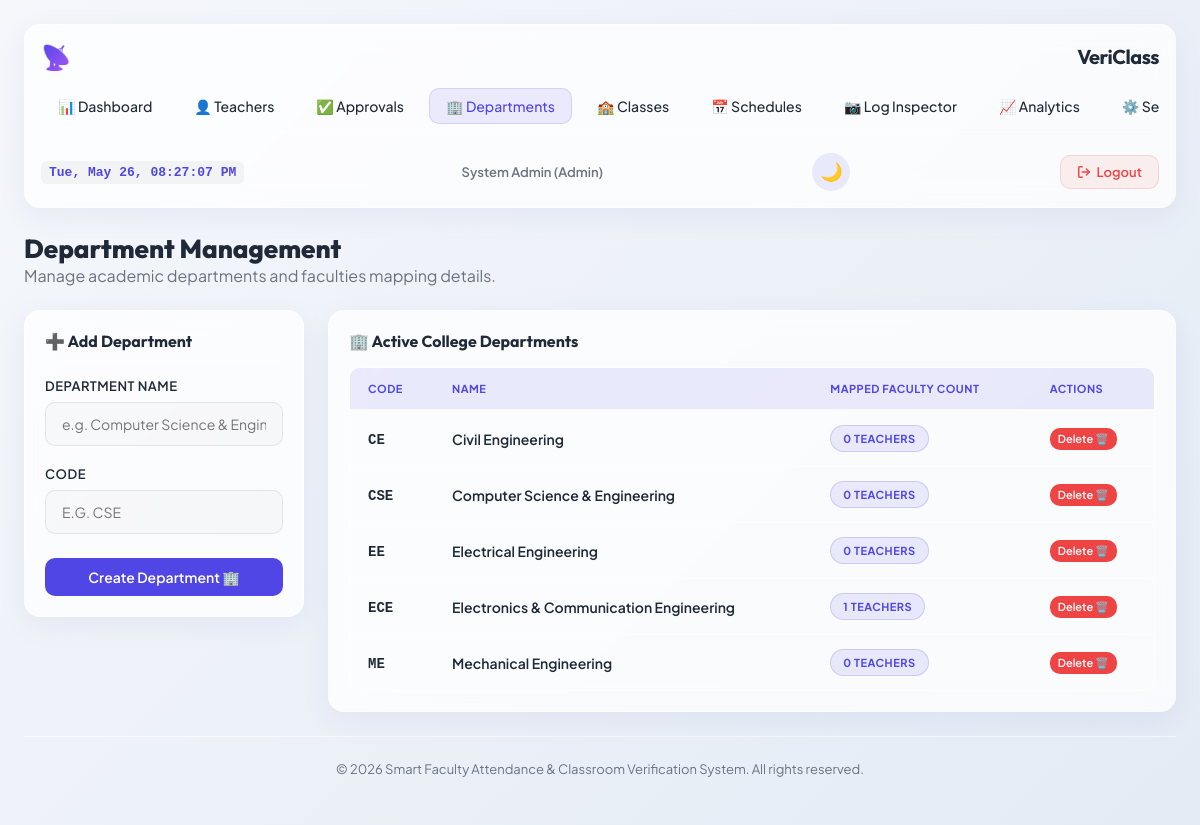
/admin/departments (signed in), run on the app's committed database.
### models.py (models this page shows, shortened)
class Department(db.Model):
    __tablename__ = 'departments'
    id = db.Column(db.Integer, primary_key=True)
    name = db.Column(db.String(100), unique=True, nullable=False)
    code = db.Column(db.String(20), unique=True, nullable=False) # e.g. 'CSE', 'ECE'
    teachers = db.relationship('TeacherProfile', backref='department', lazy=True)

### app.py (the view, shortened to what this page needs)
@app.route('/admin/departments', methods=['GET', 'POST'])
def admin_departments():
    if not is_logged_in() or session.get('role') != 'admin':
        flash("Access Denied.", "danger")
        return redirect(url_for('login'))
    departments = Department.query.order_by(Department.name).all()
    return render_template('admin_departments.html', departments=departments)

### app.py (called while the page is built)
def is_logged_in():
    return 'user_id' in session

### models.py (called while the page is built)
@event.listens_for(Engine, "connect")
def set_sqlite_pragma(dbapi_connection, connection_record):
    cursor = dbapi_connection.cursor()
    try:
        cursor.execute("PRAGMA foreign_keys=ON")
        cursor.execute("PRAGMA journal_mode=WAL")
    except Exception as e:
        print(f"Warning: Failed to execute SQLite connection PRAGMAs: {e}")
    finally:
        cursor.close()

### templates/admin_departments.html (shortened to what this page needs)
{% extends "base.html" %}
{% block content %}
<div style="margin-bottom: 24px;">
    <h2 style="font-family: var(--font-title); font-size: 26px; font-weight: 800;">Department Management</h2>
    <p style="color: var(--color-text-muted);">Manage academic departments and faculties mapping details.</p>
</div>
<div class="grid-sidebar">
    <div class="glass-card" style="padding: 20px; align-self: flex-start;">
        <h3 style="font-family: var(--font-title); font-size: 16px; margin-bottom: 16px; border-bottom: 1px solid var(--border-card); padding-bottom: 10px;">
            ➕ Add Department
        </h3>
        <form action="{{ url_for('admin_departments') }}" method="POST">
            <div class="form-group">
                <label class="form-label" for="name">Department Name</label>
                <input class="form-control" type="text" id="name" name="name" placeholder="e.g. Computer Science & Engineering" required>
            </div>
            <div class="form-group" style="margin-bottom: 24px;">
                <label class="form-label" for="code">Code</label>
                <input class="form-control" type="text" id="code" name="code" placeholder="e.g. CSE" required style="text-transform: uppercase;">
            </div>
            <button class="btn btn-primary" type="submit" style="width: 100%;">
                Create Department 🏢
            </button>
        </form>
    </div>
    <div class="glass-card" style="padding: 20px;">
        <h3 style="font-family: var(--font-title); font-size: 16px; margin-bottom: 16px;">🏢 Active College Departments</h3>
        <div class="table-responsive">
            <table class="custom-table">
                <thead>
                    <tr>
                        <th>Code</th>
                        <th>Name</th>
                        <th>Mapped Faculty Count</th>
                        <th>Actions</th>
                    </tr>
                </thead>
                <tbody>
                    {% if departments %}
                        {% for dept in departments %}
                            <tr>
                                <td style="font-weight: 700;"><code>{{ dept.code }}</code></td>
                                <td style="font-weight: 600;">{{ dept.name }}</td>
                                <td>
                                    <span class="badge badge-pending" style="font-size: 11px;">
                                        {{ dept.teachers|length }} Teachers
                                    </span>
                                </td>
                                <td>
                                    <form action="{{ url_for('admin_departments') }}" method="POST" style="display: inline;" onsubmit="return confirm('Delete this department? Teachers in this department will be unmapped.');">
                                        <button type="submit" class="btn btn-danger" style="padding: 4px 8px; font-size: 11px;">
                                            Delete 🗑️
                                        </button>
                                    </form>
                                </td>
                            </tr>
                        {% endfor %}
                    {% else %}
                        <tr>
                            <td colspan="4" style="text-align: center; color: var(--color-text-muted); padding: 30px;">No departments created yet.</td>
                        </tr>
                    {% endif %}
                </tbody>
            </table>
        </div>
    </div>
</div>
{% endblock %}

### static/css/style.css (style rules this page uses)
:root { --font-primary: 'Plus Jakarta Sans', sans-serif; --font-title: 'Outfit', sans-serif; --bg-app: linear-gradient(135deg, #f5f7fb 0%, #e4ebf5 100%); --bg-card: rgba(255, 255, 255, 0.75); --border-card: rgba(255, 255, 255, 0.6); --shadow-card: 0 8px 32px 0 rgba(31, 38, 135, 0.06); --shadow-card-hover: 0 12px 40px 0 rgba(31, 38, 135, 0.12); --color-primary: #4f46e5; --color-primary-hover: #4338ca; --color-primary-light: rgba(79, 70, 229, 0.1); --color-success: #10b981; --color-success-light: rgba(16, 185, 129, 0.12); --color-warning: #f59e0b; --color-warning-light: rgba(245, 158, 11, 0.12); --color-danger: #ef4444; --color-danger-light: rgba(239, 68, 68, 0.12); --color-text-main: #1f2937; --color-text-muted: #6b7280; --color-text-on-primary: #ffffff; --glass-blur: 16px; --border-radius-lg: 16px; --border-radius-md: 10px; --border-radius-sm: 6px; --transition-speed: 0.3s; --transition-curve: cubic-bezier(0.4, 0, 0.2, 1); }
* { margin: 0; padding: 0; box-sizing: border-box; }
body { font-family: var(--font-primary); background: var(--bg-app); color: var(--color-text-main); min-height: 100vh; display: flex; flex-direction: column; overflow-x: hidden; transition: background var(--transition-speed) var(--transition-curve), color var(--transition-speed) var(--transition-curve); -webkit-font-smoothing: antialiased; }
.glass-card { background: var(--bg-card); border: 1px solid var(--border-card); border-radius: var(--border-radius-lg); box-shadow: var(--shadow-card); backdrop-filter: blur(var(--glass-blur)); -webkit-backdrop-filter: blur(var(--glass-blur)); padding: 24px; margin-bottom: 24px; transition: transform var(--transition-speed) var(--transition-curve), box-shadow var(--transition-speed) var(--transition-curve); }
.grid-sidebar { display: grid; grid-template-columns: 280px 1fr; gap: 24px; }
.btn { display: inline-flex; align-items: center; justify-content: center; gap: 8px; padding: 10px 20px; border-radius: var(--border-radius-md); font-family: var(--font-primary); font-weight: 600; font-size: 14px; border: none; cursor: pointer; transition: all var(--transition-speed) var(--transition-curve); }
.btn-primary { background: var(--color-primary); color: var(--color-text-on-primary); }
.btn-danger { background: var(--color-danger); color: var(--color-text-on-primary); }
.form-group { margin-bottom: 20px; }
.form-label { display: block; margin-bottom: 8px; font-weight: 600; font-size: 13px; color: var(--color-text-main); text-transform: uppercase; letter-spacing: 0.5px; }
.form-control { width: 100%; padding: 12px 16px; border-radius: var(--border-radius-md); background: rgba(0, 0, 0, 0.02); border: 1px solid rgba(0, 0, 0, 0.08); color: var(--color-text-main); font-family: var(--font-primary); font-size: 14px; outline: none; transition: all var(--transition-speed) var(--transition-curve); }
.table-responsive { overflow-x: auto; border-radius: var(--border-radius-md); border: 1px solid var(--border-card); }
.custom-table { width: 100%; border-collapse: collapse; text-align: left; font-size: 14px; background: rgba(255, 255, 255, 0.02); }
.custom-table th { background: var(--color-primary-light); color: var(--color-primary); font-weight: 700; padding: 14px 18px; border-bottom: 2px solid var(--border-card); text-transform: uppercase; font-size: 11px; letter-spacing: 0.5px; }
.custom-table td { padding: 14px 18px; border-bottom: 1px solid var(--border-card); color: var(--color-text-main); vertical-align: middle; }
.custom-table tr:last-child td { border-bottom: none; }
.badge { display: inline-flex; align-items: center; padding: 6px 12px; border-radius: 50px; font-size: 11px; font-weight: 700; text-transform: uppercase; letter-spacing: 0.5px; }
.badge-pending { background: var(--color-primary-light); color: var(--color-primary); border: 1px solid rgba(79, 70, 229, 0.2); }

### data on the page
Department: code "CE", name "Civil Engineering", teachers|length "0"
Department: code "CSE", name "Computer Science & Engineering", teachers|length "0"
Department: code "EE", name "Electrical Engineering", teachers|length "0"
Department: code "ECE", name "Electronics & Communication Engineering", teachers|length "1"
Department: code "ME", name "Mechanical Engineering", teachers|length "0"

### other printed values
{{ session.get('name') }} "System Admin"
{{ session.get('role')|capitalize }} "Admin"
